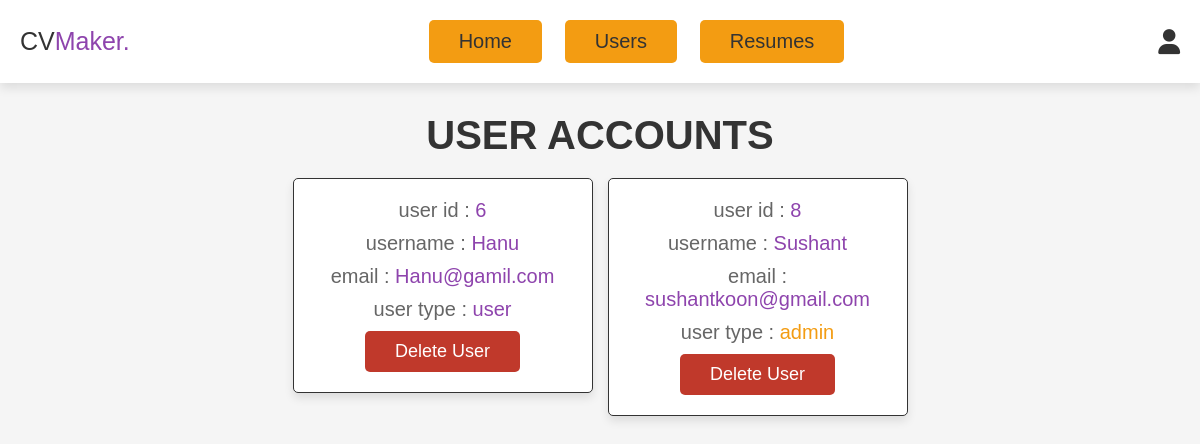
The page /admin_users.php (signed in) on the database its author committed.
### tables this page shows
CREATE TABLE `users` (
  `id` int(11) NOT NULL,
  `name` varchar(25) NOT NULL,
  `email` varchar(50) NOT NULL,
  `password` varchar(8) NOT NULL,
  `user_type` varchar(31) NOT NULL DEFAULT 'user'
);

### admin_users.php (the view, shortened to what this page needs)
<?php
include 'config.php';
?>
<!DOCTYPE html>
<html lang="en">
<head>
   <link rel="stylesheet" href="https://cdnjs.cloudflare.com/ajax/libs/font-awesome/6.0.0/css/all.min.css">
   <link rel="stylesheet" href="css/admin_style.css">
</head>
<body>
<?php include 'admin_header.php'; ?>
<section class="users">
   <h1 class="title"> user accounts </h1>
   <div class="box-container">
      <?php
         $select_users = mysqli_query($conn, "SELECT * FROM `users`") or die('query failed');
         while($fetch_users = mysqli_fetch_assoc($select_users)){
      ?>
      <div class="box">
         <p> user id : <span><?php echo $fetch_users['id']; ?></span> </p>
         <p> username : <span><?php echo $fetch_users['name']; ?></span> </p>
         <p> email : <span><?php echo $fetch_users['email']; ?></span> </p>
         <p> user type : <span style="color:<?php if($fetch_users['user_type'] == 'admin'){ echo 'var(--orange)'; } ?>"><?php echo $fetch_users['user_type']; ?></span> </p>
         <a href="admin_users.php?delete=<?php echo $fetch_users['id']; ?>" onclick="return confirm('delete this user?');" class="delete-btn">delete user</a>
      </div>
      <?php
         };
      ?>
   </div>
</section>
</body>
</html>

### css/admin_style.css (style rules this page uses)
:root { --purple:#8e44ad; --red:#c0392b; --orange:#f39c12; --black:#333; --white:#fff; --light-color:#666; --light-white:#ccc; --light-bg:#f5f5f5; --border:.1rem solid var(--black); --box-shadow:0 .5rem 1rem rgba(0,0,0,.1); }
* { font-family: 'Rubik', sans-serif; margin:0; padding:0; box-sizing: border-box; outline: none; border:none; text-decoration: none; transition:all .2s linear; }
html { font-size: 62.5%; overflow-x: hidden; }
body { background-color: var(--light-bg); }
section { padding:3rem 2rem; }
.title { text-align: center; margin-bottom: 2rem; text-transform: uppercase; color:var(--black); font-size: 4rem; }
.btn, .option-btn, .delete-btn, .white-btn { display: inline-block; margin-top: 1rem; padding:1rem 3rem; cursor: pointer; color:var(--white); font-size: 1.8rem; border-radius: .5rem; text-transform: capitalize; }
.delete-btn { background-color: var(--red); }
.users .box-container { display: grid; grid-template-columns: repeat(auto-fit, 30rem); justify-content: center; gap: 1.5rem; max-width: 1200px; margin: 0 auto; align-items: flex-start; }
.users .box-container .box { background-color: var(--white); padding: 2rem; border: var(--border); box-shadow: var(--box-shadow); border-radius: .5rem; text-align: center; }
.users .box-container .box p { padding-bottom: 1rem; font-size: 2rem; color: var(--light-color); }
.users .box-container .box p span { color: var(--purple); }
.users .box-container .box .delete-btn { margin-top: 0; }

### rows shown on the page
users: id "6", name "Hanu", email "Hanu@gamil.com", user_type "user"
users: id "8", name "Sushant", email "sushantkoon@gmail.com", user_type "admin"
